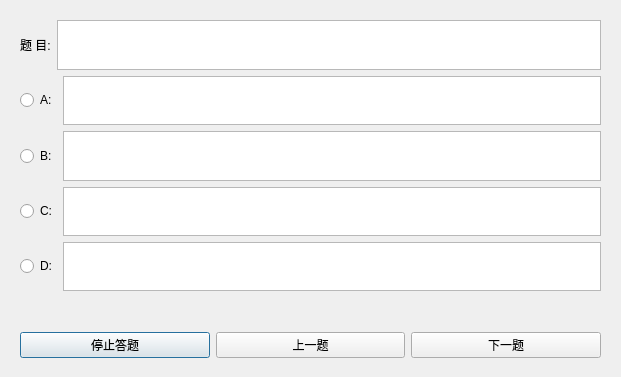
<?xml version="1.0" encoding="UTF-8"?>
<ui version="4.0">
 <class>AnswerUI</class>
 <widget class="QDialog" name="AnswerUI">
  <property name="geometry">
   <rect>
    <x>0</x>
    <y>0</y>
    <width>621</width>
    <height>377</height>
   </rect>
  </property>
  <property name="windowTitle">
   <string>正在测试</string>
  </property>
  <widget class="QWidget" name="verticalLayoutWidget">
   <property name="geometry">
    <rect>
     <x>20</x>
     <y>20</y>
     <width>581</width>
     <height>271</height>
    </rect>
   </property>
   <layout class="QVBoxLayout" name="verticalLayout">
    <item>
     <layout class="QHBoxLayout" name="horizontalLayout">
      <item>
       <widget class="QLabel" name="label">
        <property name="text">
         <string>题 目:</string>
        </property>
       </widget>
      </item>
      <item>
       <widget class="QTextBrowser" name="question_textbrowser"/>
      </item>
     </layout>
    </item>
    <item>
     <layout class="QHBoxLayout" name="horizontalLayout_2">
      <item>
       <widget class="QRadioButton" name="radioButton">
        <property name="text">
         <string>A:</string>
        </property>
       </widget>
      </item>
      <item>
       <widget class="QTextBrowser" name="A_textBrowser"/>
      </item>
     </layout>
    </item>
    <item>
     <layout class="QHBoxLayout" name="horizontalLayout_3">
      <item>
       <widget class="QRadioButton" name="radioButton_2">
        <property name="text">
         <string>B:</string>
        </property>
       </widget>
      </item>
      <item>
       <widget class="QTextBrowser" name="B_textbrowser"/>
      </item>
     </layout>
    </item>
    <item>
     <layout class="QHBoxLayout" name="horizontalLayout_4">
      <item>
       <widget class="QRadioButton" name="radioButton_3">
        <property name="text">
         <string>C:</string>
        </property>
       </widget>
      </item>
      <item>
       <widget class="QTextBrowser" name="C_textbrowser"/>
      </item>
     </layout>
    </item>
    <item>
     <layout class="QHBoxLayout" name="horizontalLayout_5">
      <item>
       <widget class="QRadioButton" name="radioButton_4">
        <property name="text">
         <string>D:</string>
        </property>
       </widget>
      </item>
      <item>
       <widget class="QTextBrowser" name="D_textbrowser"/>
      </item>
     </layout>
    </item>
   </layout>
  </widget>
  <widget class="QWidget" name="horizontalLayoutWidget">
   <property name="geometry">
    <rect>
     <x>20</x>
     <y>320</y>
     <width>581</width>
     <height>51</height>
    </rect>
   </property>
   <layout class="QHBoxLayout" name="horizontalLayout_6">
    <item>
     <widget class="QPushButton" name="pushButton">
      <property name="text">
       <string>停止答题</string>
      </property>
     </widget>
    </item>
    <item>
     <widget class="QPushButton" name="pushButton_2">
      <property name="text">
       <string>上一题</string>
      </property>
     </widget>
    </item>
    <item>
     <widget class="QPushButton" name="next_button">
      <property name="text">
       <string>下一题</string>
      </property>
     </widget>
    </item>
   </layout>
  </widget>
 </widget>
 <resources/>
 <connections/>
</ui>
